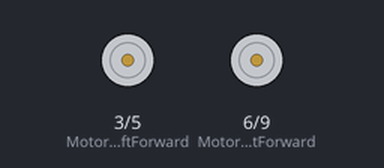
Bench run of a sketch on a simulated Arduino Uno, built with avr-gcc and run on an emulated ATmega328P. Parts: motor-driver pin pairs drawn as motors (green arrow = first pin HIGH = forward, orange = second pin HIGH = backward, longer = more drive).

Above: at 12.9 s.
Timing chart, 0 to 40.0 s (numbered marks = the images above):
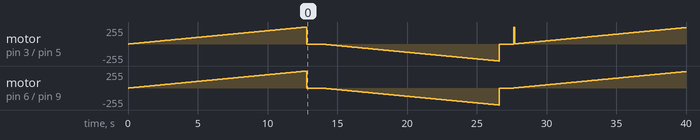

The sketch:

motoren.ino
```cpp
#define MotorLeftForward 3    //de PWM pin waar MotorLeftForward op aangesloten is, is 3
#define MotorLeftBackward 5   //de PWM pin waar MotorLeftBackward op aangesloten is, is 5
#define MotorRightForward 6  //de PWM pin waar MotorRightForward op aangesloten is, is 6
#define MotorRightBackward 9  //de PWM pin waar MotorRightBackward op aangesloten is, is 9


void setup()
{

  pinMode(MotorLeftForward, OUTPUT);
  pinMode(MotorLeftBackward, OUTPUT);
  pinMode(MotorRightForward, OUTPUT);
  pinMode(MotorRightBackward, OUTPUT);


  digitalWrite(MotorLeftForward, LOW);
  digitalWrite(MotorLeftBackward, LOW);
  digitalWrite(MotorRightForward, LOW);
  digitalWrite(MotorRightBackward, LOW);
}
void loop()
{
  for(int i = 0; i<= 255; i++)
  {
   analogWrite(MotorLeftForward, i);
   analogWrite(MotorRightForward, i);
   delay(50);
  }
  digitalWrite(MotorLeftForward, LOW);
  digitalWrite(MotorLeftBackward, LOW);
  digitalWrite(MotorRightForward, LOW);
  digitalWrite(MotorRightBackward, LOW);
  delay(1000);

    for(int i = 0; i<= 255; i++)
  {
   analogWrite(MotorLeftBackward, i);
   analogWrite(MotorRightBackward, i);
   delay(50);
  }
  digitalWrite(MotorLeftForward, LOW);
  digitalWrite(MotorLeftBackward, LOW);
  digitalWrite(MotorRightForward, LOW);
  digitalWrite(MotorRightBackward, LOW);
  delay(1000);
}
```
